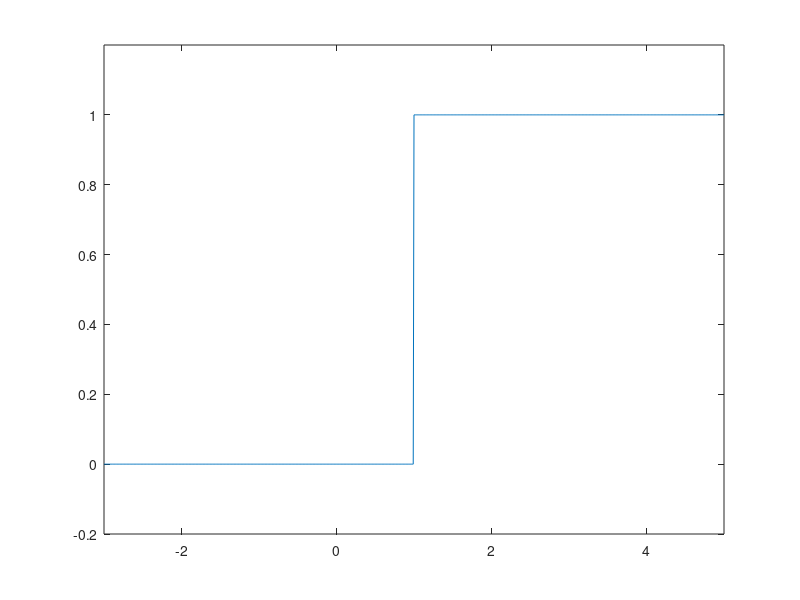

Write MATLAB code to recreate this figure.
%   生成一个阶跃信号

clc;clear;close all;

t=-3:0.01:5;
t0=1;
i=0;

% 小技巧
y=(t>=t0);

plot(t,y)
axis([-3,5,-0.2,1.2])